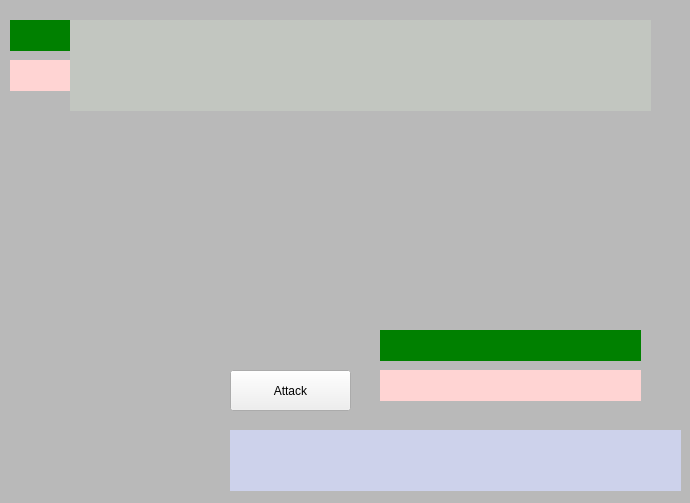
<?xml version="1.0" encoding="UTF-8"?>
<ui version="4.0">
 <class>game_area</class>
 <widget class="QWidget" name="game_area">
  <property name="geometry">
   <rect>
    <x>0</x>
    <y>0</y>
    <width>690</width>
    <height>503</height>
   </rect>
  </property>
  <property name="windowTitle">
   <string>Combat</string>
  </property>
  <widget class="QLabel" name="background_wall">
   <property name="geometry">
    <rect>
     <x>-30</x>
     <y>-10</y>
     <width>761</width>
     <height>531</height>
    </rect>
   </property>
   <property name="styleSheet">
    <string notr="true">background-color: rgb(185, 185, 185);</string>
   </property>
   <property name="text">
    <string/>
   </property>
  </widget>
  <widget class="QPushButton" name="btn_attack">
   <property name="geometry">
    <rect>
     <x>230</x>
     <y>370</y>
     <width>121</width>
     <height>41</height>
    </rect>
   </property>
   <property name="text">
    <string>Attack</string>
   </property>
  </widget>
  <widget class="QLabel" name="lifebar_hero">
   <property name="geometry">
    <rect>
     <x>10</x>
     <y>20</y>
     <width>261</width>
     <height>31</height>
    </rect>
   </property>
   <property name="styleSheet">
    <string notr="true">background-color: green;</string>
   </property>
   <property name="text">
    <string/>
   </property>
  </widget>
  <widget class="QLabel" name="deathbar_hero">
   <property name="geometry">
    <rect>
     <x>10</x>
     <y>20</y>
     <width>261</width>
     <height>31</height>
    </rect>
   </property>
   <property name="styleSheet">
    <string notr="true">background-color: rgb(65, 65, 65)</string>
   </property>
   <property name="text">
    <string/>
   </property>
  </widget>
  <widget class="QLabel" name="monster_entry">
   <property name="geometry">
    <rect>
     <x>380</x>
     <y>60</y>
     <width>271</width>
     <height>261</height>
    </rect>
   </property>
   <property name="styleSheet">
    <string notr="true"/>
   </property>
   <property name="text">
    <string/>
   </property>
  </widget>
  <widget class="QLabel" name="deathbar_monster">
   <property name="geometry">
    <rect>
     <x>380</x>
     <y>330</y>
     <width>261</width>
     <height>31</height>
    </rect>
   </property>
   <property name="styleSheet">
    <string notr="true">background-color: rgb(85, 56, 52)</string>
   </property>
   <property name="text">
    <string/>
   </property>
  </widget>
  <widget class="QLabel" name="lifebar_monster">
   <property name="geometry">
    <rect>
     <x>380</x>
     <y>330</y>
     <width>261</width>
     <height>31</height>
    </rect>
   </property>
   <property name="styleSheet">
    <string notr="true">background-color: green;</string>
   </property>
   <property name="text">
    <string/>
   </property>
  </widget>
  <widget class="QLabel" name="label_help">
   <property name="geometry">
    <rect>
     <x>70</x>
     <y>20</y>
     <width>581</width>
     <height>91</height>
    </rect>
   </property>
   <property name="font">
    <font>
     <family>Rockwell</family>
     <pointsize>17</pointsize>
     <italic>true</italic>
     <bold>true</bold>
    </font>
   </property>
   <property name="styleSheet">
    <string notr="true">background-color: rgb(194, 198, 192)</string>
   </property>
   <property name="text">
    <string/>
   </property>
   <property name="alignment">
    <set>Qt::AlignCenter</set>
   </property>
  </widget>
  <widget class="QLabel" name="hero_entry">
   <property name="geometry">
    <rect>
     <x>10</x>
     <y>210</y>
     <width>201</width>
     <height>281</height>
    </rect>
   </property>
   <property name="styleSheet">
    <string notr="true"/>
   </property>
   <property name="text">
    <string/>
   </property>
  </widget>
  <widget class="QLabel" name="label_combat">
   <property name="geometry">
    <rect>
     <x>230</x>
     <y>430</y>
     <width>451</width>
     <height>31</height>
    </rect>
   </property>
   <property name="font">
    <font>
     <family>Rockwell</family>
     <pointsize>14</pointsize>
     <italic>true</italic>
     <bold>false</bold>
    </font>
   </property>
   <property name="styleSheet">
    <string notr="true">background-color: rgb(205, 210, 235)</string>
   </property>
   <property name="text">
    <string/>
   </property>
   <property name="alignment">
    <set>Qt::AlignLeading|Qt::AlignLeft|Qt::AlignVCenter</set>
   </property>
  </widget>
  <widget class="QLabel" name="monsterhp">
   <property name="geometry">
    <rect>
     <x>380</x>
     <y>370</y>
     <width>261</width>
     <height>31</height>
    </rect>
   </property>
   <property name="styleSheet">
    <string notr="true">background-color: rgb(255, 212, 211)</string>
   </property>
   <property name="text">
    <string/>
   </property>
  </widget>
  <widget class="QLabel" name="herohp">
   <property name="geometry">
    <rect>
     <x>10</x>
     <y>60</y>
     <width>261</width>
     <height>31</height>
    </rect>
   </property>
   <property name="styleSheet">
    <string notr="true">background-color: rgb(255, 212, 211)</string>
   </property>
   <property name="text">
    <string/>
   </property>
  </widget>
  <widget class="QLabel" name="label_combat2">
   <property name="geometry">
    <rect>
     <x>230</x>
     <y>460</y>
     <width>451</width>
     <height>31</height>
    </rect>
   </property>
   <property name="font">
    <font>
     <family>Rockwell</family>
     <pointsize>14</pointsize>
     <italic>true</italic>
     <bold>false</bold>
    </font>
   </property>
   <property name="styleSheet">
    <string notr="true">background-color: rgb(205, 210, 235)</string>
   </property>
   <property name="text">
    <string/>
   </property>
   <property name="alignment">
    <set>Qt::AlignLeading|Qt::AlignLeft|Qt::AlignVCenter</set>
   </property>
  </widget>
  <zorder>background_wall</zorder>
  <zorder>btn_attack</zorder>
  <zorder>deathbar_monster</zorder>
  <zorder>lifebar_monster</zorder>
  <zorder>monster_entry</zorder>
  <zorder>deathbar_hero</zorder>
  <zorder>lifebar_hero</zorder>
  <zorder>hero_entry</zorder>
  <zorder>label_combat</zorder>
  <zorder>monsterhp</zorder>
  <zorder>herohp</zorder>
  <zorder>label_combat2</zorder>
  <zorder>label_help</zorder>
 </widget>
 <resources/>
 <connections/>
</ui>
